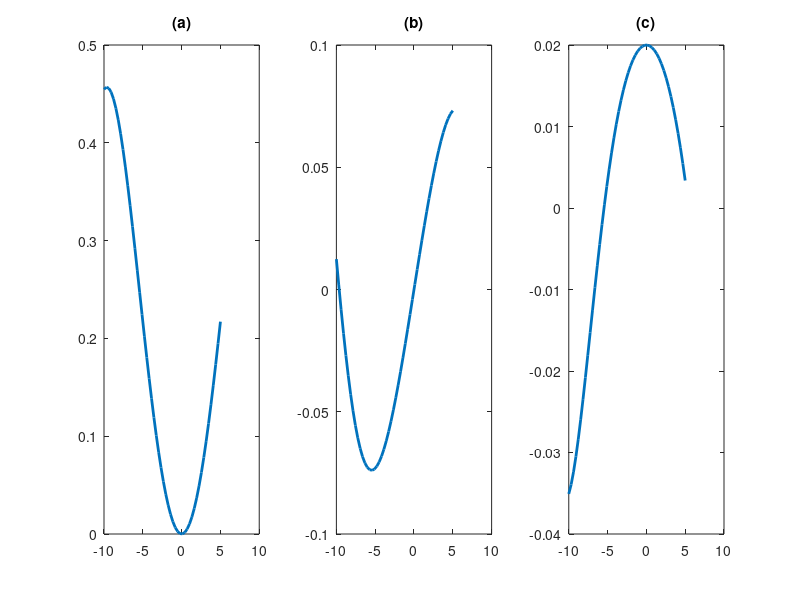

Write MATLAB code to recreate this figure. (Note: this script raises an error after producing the figure.)
%% Plot algebraic expressions

% Algebraic expressions of first and second partial derivatives in x

x = linspace(-10,5,50);
x0 = x;

figID = figure(30001);

ux = sin((x./10).^2).*cos(x./10);  % x-component of u(x,y)

dxu = 2/100.*x.*cos((x./10).^2).*cos(x./10) ... % first parital derivative
      - 1/10*sin((x./10).^2).*sin(x./10);

dxxu = 2/100*cos((x./10).^2).*cos(x./10) ... % second partial derivative
       - (2/100.*x).^2.*sin((x./10).^2).*cos(x./10) ...
       - 1/250*cos((x./10).^2).*x.*sin(x./10) ...
       - 1/100*sin((x./10).^2).*cos(x./10);

subplot(1,3,1); plot(x,ux,'linewidth',2); title('(a)');   
subplot(1,3,2); plot(x,dxu,'linewidth',2); title('(b)');
subplot(1,3,3); plot(x,dxxu,'linewidth',2); title('(c)');


% 
% set(figID,'Units','centimeters');
% pos = get(figID,'Position');
% set(figID,'PaperPositionMode','Auto','PaperUnits','centimeters',...
%     'PaperSize',[pos(3), pos(4)])
% 
% print(figID,'algebraicDeriv1','-dpdf')
% close(figID)


%% Load and plot data from bin files

fid = fopen('task1.bin','r');
c = fread(fid,'double');
fclose(fid);

x = c(1:length(c)/2);
y = c(length(c)/2+1:end);

%figure(101)
%plot(x,y,'.')
%axis([-12 7 -1 4])


fid = fopen('task3-4.bin','r');
u = fread(fid,'double');
fclose(fid);
A = vec2mat(u,50);
%figure(102)
%imagesc(A)
figure(103)
X = vec2mat(x,20)';
Y = vec2mat(y,20)';
Y(end:-1:1) = Y;
surf(X,Y,A)
figure(104)
plot(X(end-5,:),A(end-5,:))


%% Compare algebraic expressions and C++ result

figID = figure(105); 

algeb = dxxu;  %  choose dxu for 1st deriv and dxxu for 2nd

hold on
yyaxis left
plot(x0,squeeze(A(end-5,:)),'g','linewidth',2)
plot(x0,algeb,'r','linewidth',2)
ax = gca;
ax.YColor = [1.0 0.0 0.0];
%axis([-10.5 5.5 -0.04 0.023])
%xlim([-10.5 5.5])
  % Choose ylabel depending on 1st or 2nd deriv
%ylabel('$\frac{\partial}{ \partial x} u(x,y)$','Interpreter','latex','FontSize',14)
ylabel('$\Delta u(x,y)$','Interpreter','latex','FontSize',14)
yyaxis right

erd =(algeb-squeeze(A(end-1,:)));
ern = (algeb+squeeze(A(end-1,:)));
plot(x0,abs( erd ),'b','linewidth',2);
ax = gca;
ax.YColor = [0.0 0.0 1.0];
%ylim([-0.1e-4 4.5e-4])
ylabel('error','FontSize',14)



% set(figID,'Units','centimeters');
% pos = get(figID,'Position');
% set(figID,'PaperPositionMode','Auto','PaperUnits','centimeters',...
%     'PaperSize',[pos(3), pos(4)])
% 
% print(figID,'comparison-xx','-dpdf')
% close(figID)
